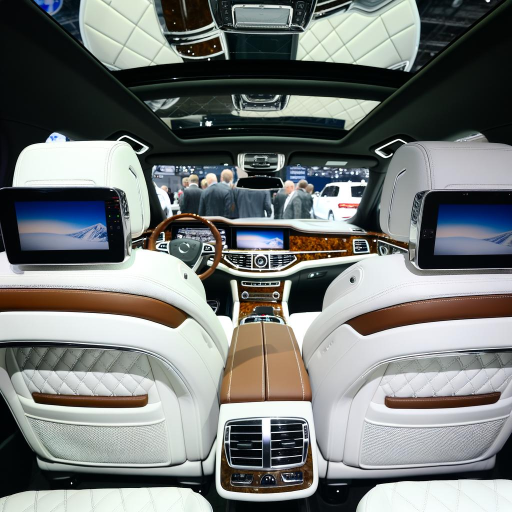
#> input picture Challenge7/dalle3-car-interior.jpg, 1024 x 1024 px (shown at 1/2 size)
$ jupyter execute --allow-errors 1_img_search.ipynb
#> lines starting #> are read from the running program, lines starting #| are printed output that depends on the picture
# 1. Image Search

Image embedding document:

- https://learn.microsoft.com/en-us/azure/ai-services/computer-vision/how-to/image-retrieval
- https://learn.microsoft.com/en-us/rest/api/computervision/image-retrieval/vectorize-image?view=rest-computervision-2023-02-01-preview&tabs=HTTP

Sample:
```
curl -s -X POST "VISION_ENDPOINT/computervision/retrieval:vectorizeImage?api-version=2024-02-01&model-version=2023-04-15" \
    -H "Content-Type: application/octet-stream"
    -H "Ocp-Apim-Subscription-Key: VISION_KEY" \
    --data-binary @boots01.jpg
```

## Vectorize images

[cell 1]
import os

from dotenv import load_dotenv
load_dotenv()

vision_endpoint = os.getenv("VISION_ENDPOINT")
vision_api_key = os.getenv("VISION_KEY")

service_endpoint = os.getenv("AZSCH_ENDPOINT")
search_api_key = os.getenv("AZSCH_KEY")

[cell 2]
import requests
import json

def embed_img(image_path):
    url = f'{vision_endpoint}computervision/retrieval:vectorizeImage?api-version=2024-02-01&model-version=2023-04-15'
    with open(image_path, 'rb') as img:
        headers = {'Content-Type': 'image/jpg', 'Ocp-Apim-Subscription-Key': vision_api_key}
        response = requests.post(url, headers=headers, data=img)

    js = json.loads(response.text)
    if (response.status_code == 200):
        return js['vector']
    else:
        print('error!!!')
        return 'error'

def embed_text(text):
    url = f'{vision_endpoint}computervision/retrieval:vectorizeText?api-version=2024-02-01&model-version=2023-04-15'

    headers = {'Content-Type': 'application/json', 'Ocp-Apim-Subscription-Key': vision_api_key}
    response = requests.post(url, headers=headers, data=json.dumps({"text": text}))

    js = json.loads(response.text)
    if (response.status_code == 200):
        return js['vector']
    else:
        print('error!!!')
        return 'error'

[cell 3]
# vectorize the images
import pandas as pd

columns = {'file': [], 'vector': []}
df = pd.DataFrame(columns)
df['vector'] = df['vector'].astype(object)


img_list = os.listdir("./app/images")

#> (the rest of this cell did not finish here and is left out)

[cell 4]
df

## Azure Search Indexing

[cell 5]
from azure.core.credentials import AzureKeyCredential
from azure.search.documents import SearchClient
from azure.search.documents.indexes import SearchIndexClient
from azure.search.documents.indexes.models import (
    SearchIndex,
    SearchField,
    SearchFieldDataType,
    SimpleField,
    SearchableField,
    SearchIndex,
    SemanticConfiguration,
    SearchField,
    VectorSearch,
    SemanticSearch,
    SemanticPrioritizedFields,
    SemanticField,
    HnswAlgorithmConfiguration,
    HnswParameters,
    VectorSearchAlgorithmMetric,
    VectorSearchProfile,
    VectorSearchVectorizer,
    AzureOpenAIVectorizer,
    AzureOpenAIParameters
)

#> (a cell that did not finish here is left out)

#> (a cell that did not finish here is left out)

#> (a cell that did not finish here is left out)

[cell 9]
from tqdm.auto import tqdm

count = 0
batch_size = 10
for i in tqdm(range(0, len(df), batch_size)):
    # set end position of batch
    i_end = min(i+batch_size, len(df))

    documents = df[i:i_end].apply(
        lambda row: {'id': str(row.name),
                     'file': row['file'],
                     'vector': row['vector']
                    }, axis=1).to_list()

    result = search_client.upload_documents(documents)

## Azure Search Query

[cell 10]
from azure.search.documents.models import VectorizedQuery

[cell 11]
def search_image(text, k=3):
    vector_query = VectorizedQuery(vector=embed_text(text), k_nearest_neighbors=k, fields="vector")

    results = search_client.search(
        vector_queries= [vector_query],
        select=["file"],
        top=k
    )

    return results

def search_image_by_file(file, k=3):
    vector_query = VectorizedQuery(vector=embed_img(file), k_nearest_neighbors=k, fields="vector")

    results = search_client.search(
        vector_queries= [vector_query],
        select=["file"],
        top=k
    )

    return results

[cell 12]
from IPython.display import display
from PIL import Image as PILImage

def show_images(file, size=100):
#> called with file = './dalle3-car-interior.jpg', size = 100
    img = PILImage.open(file)
#> img is the input picture: PIL image 1024x1024 RGB; mean R, G, B 116.9, 120.3, 118.7
    #width, height = img.size
    height = 600
    width = int((height / img.height) * img.width)
#> width = 600
    img = img.resize((int(width*0.2), int(height*0.2)))
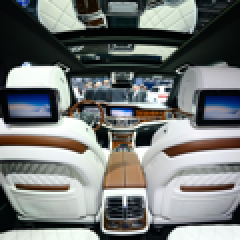
#> img: PIL image 120x120 RGB (shown 2 times larger); mean R, G, B 116.9, 120.3, 118.7

    display(img)

#show_images("./dalle3-car-interior.jpg")

### Search by text

#> (a cell that did not finish here is left out)

### Search by image

[cell 14]
show_images("./dalle3-car-interior.jpg")

#> (the rest of this cell did not finish here and is left out)
